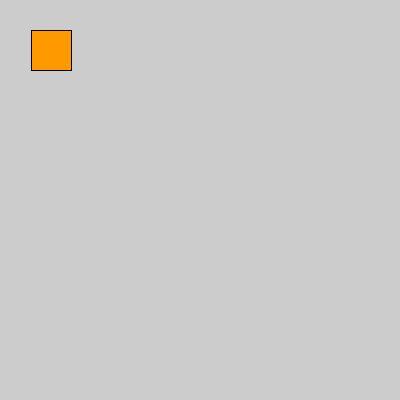
Frame 1 (no input)
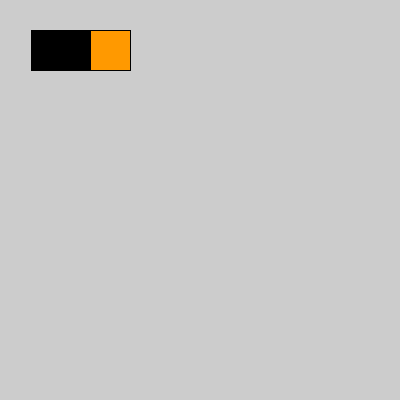
Frame 60 (the mouse pressed at the canvas centre just before this capture)
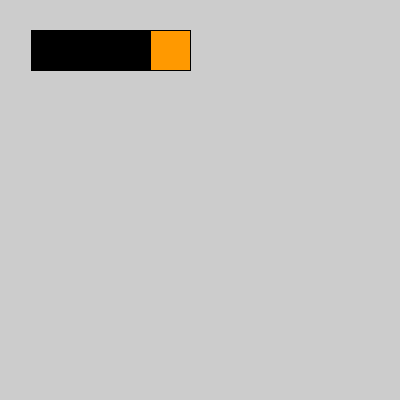
Frame 120 (the mouse held since frame 60 and released just before this capture)

The Processing sketch that drew these frames (run headless with seeded random() and noise(); from frame 60 on, the mouse is pressed at the canvas centre):

// Processing sketch: processing_183129
// ── processing_183129.pde


int squareXPosition = 50;
int squareYPosition;
int squareSpeed = 1;


float leftEdge;
float rightEdge;
float upperEdge;
float lowerEdge;
String currentState;

void setup(){
  
  size (400,400);
   squareYPosition = 50;
  rectMode (CENTER);
  
  leftEdge = 50;
    rightEdge = 350;
    upperEdge = 50;
    lowerEdge = 350;
    currentState= "movingRight";
    
}



void draw(){

  if (currentState == "movingRight"){
  if(squareXPosition >= rightEdge) {
    currentState= "movingDown";
    rightEdge = rightEdge -10;
    //move right
  } else {
    squareXPosition = squareXPosition + squareSpeed;
    fill(255,153, 0);
  }
  } else if (currentState == "movingDown"){
    if (squareYPosition >= lowerEdge){
      currentState = "movingLeft";
      lowerEdge = lowerEdge -10;
    } else{
        squareYPosition = squareYPosition + squareSpeed;
        fill(0,0, 255);
    }
  } else if (currentState == "movingLeft"){
    if (squareXPosition <= leftEdge){
      currentState = "movingUp";
      leftEdge = leftEdge + 10;
    } else {
      squareXPosition = squareXPosition - squareSpeed;
      fill(0,136,0);
    }
  } else if (currentState == "movingUp"){
    if (squareYPosition <= upperEdge){
      currentState = "movingRight";
      upperEdge = upperEdge +10;
      squareSpeed = squareSpeed + 1;
    } else {
      squareYPosition = squareYPosition - squareSpeed;
      fill(255,0,0);
    }
  }
  
  rect(squareXPosition, squareYPosition, 40, 40);
 // squareSpeed = squareSpeed + 1;

}
